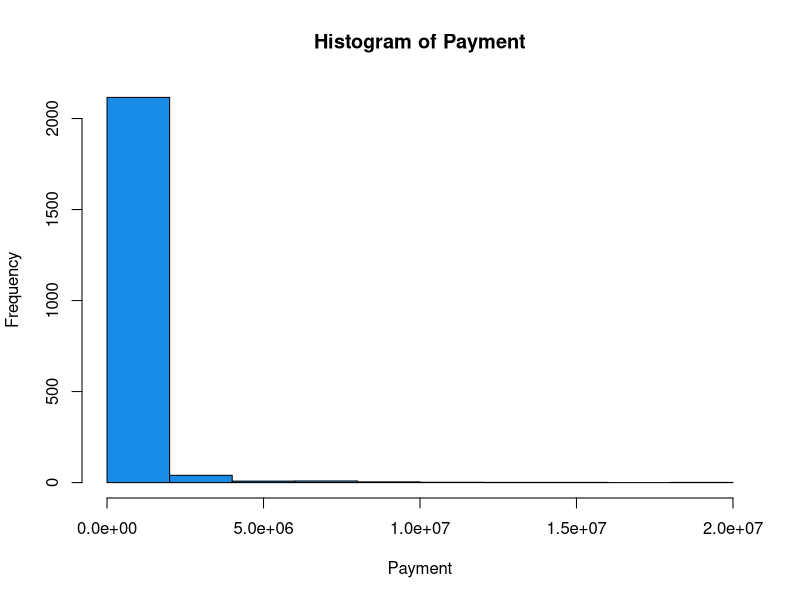
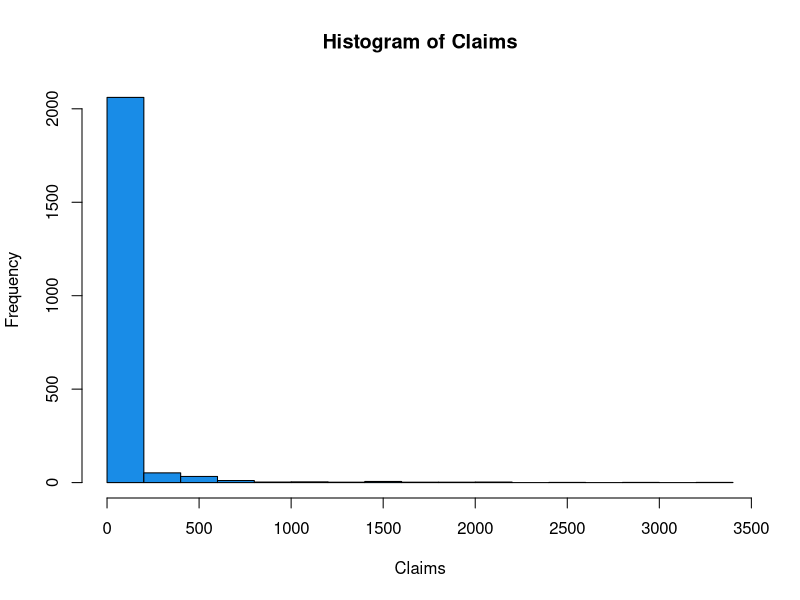
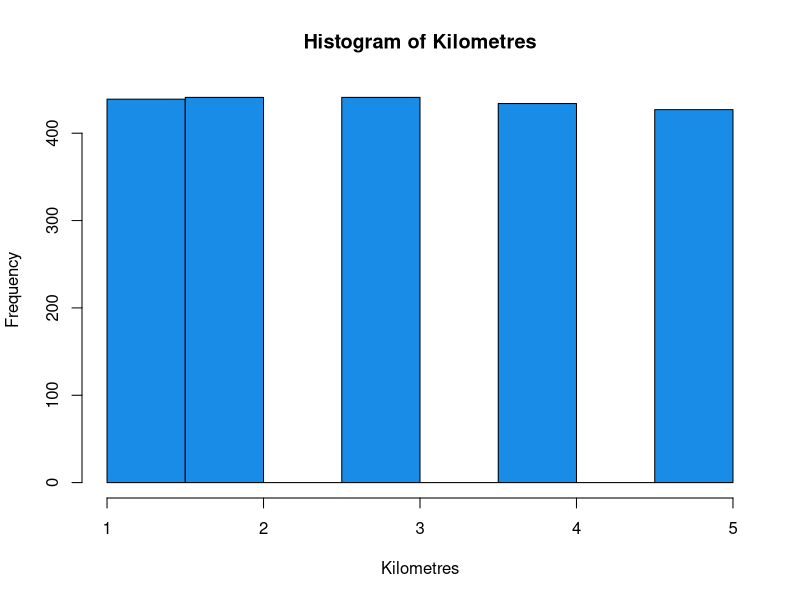
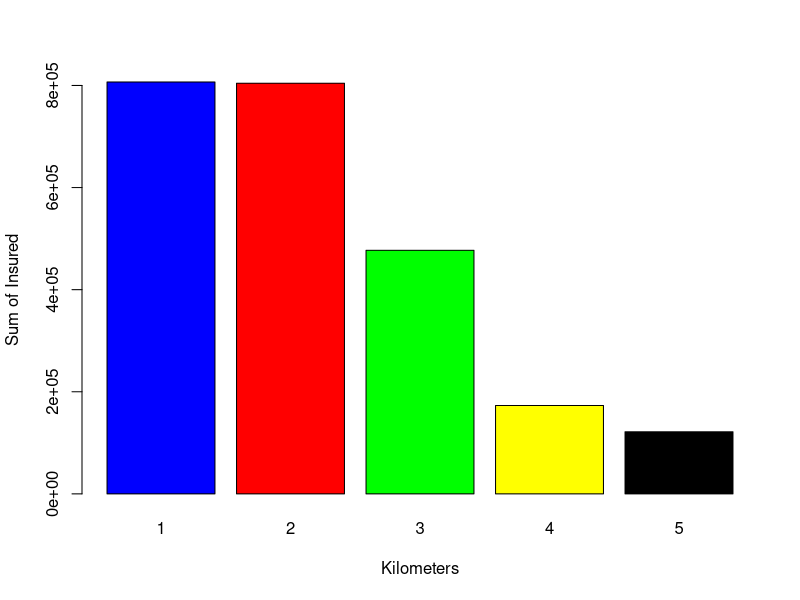
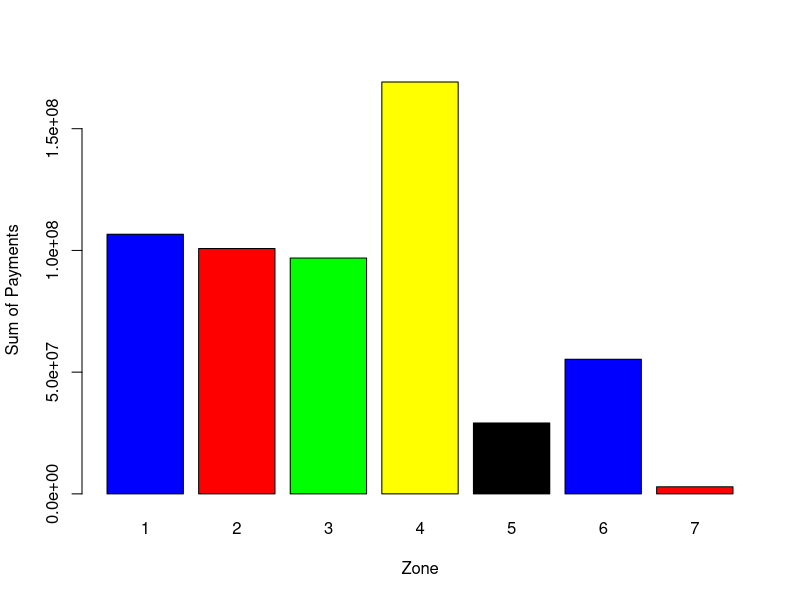
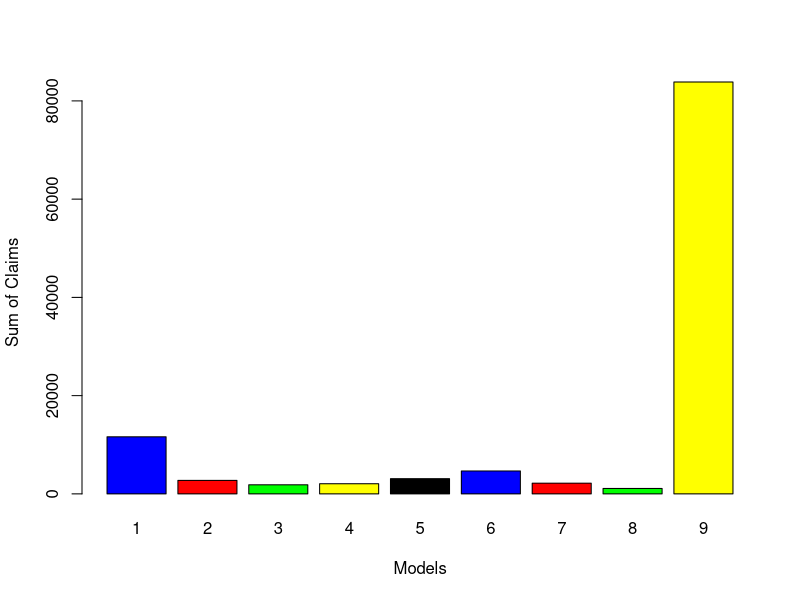
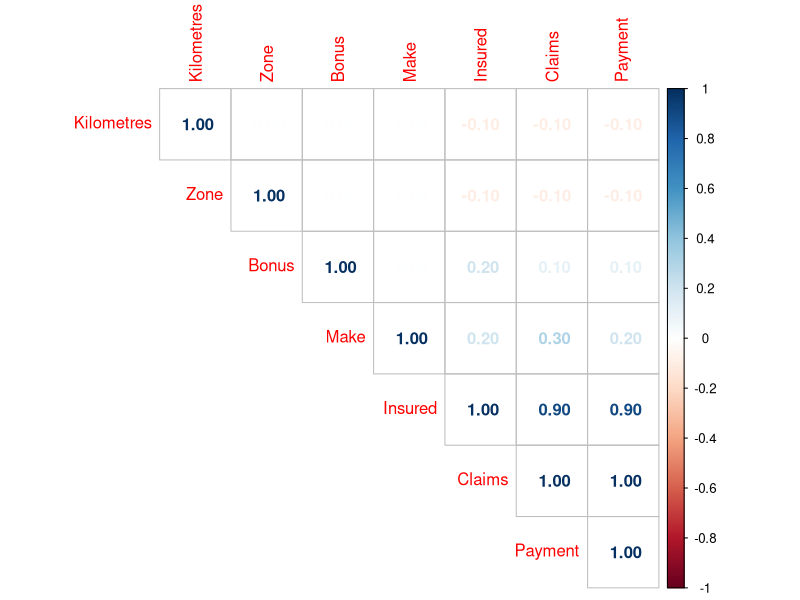
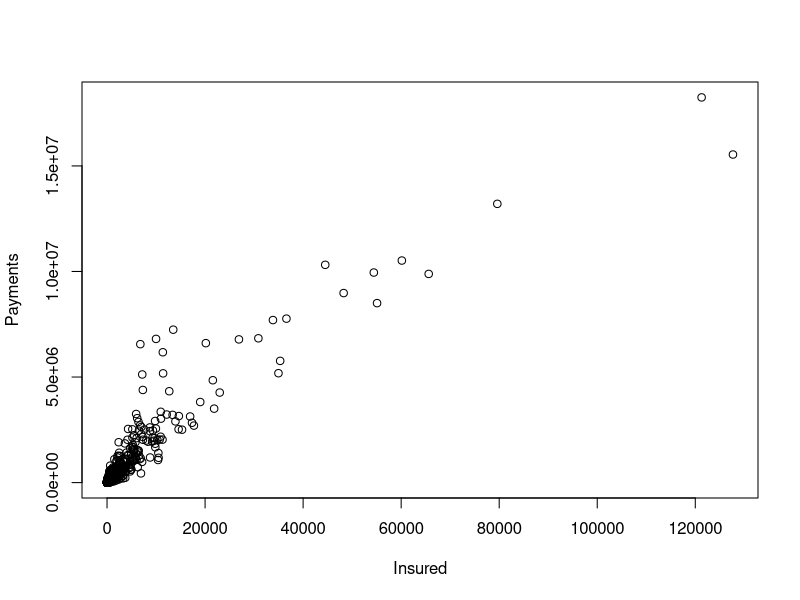

Generate these figures, in order, with R:
## ---- chunk 1
knitr::opts_chunk$set(
  collapse = TRUE,
  comment = "#>"
)
## ---- chunk 2

data <- read.csv("insurance.csv")


## ---- chunk 3
head(data)
## ---- chunk 4
columnas_hist <- c("Payment", "Claims", "Kilometres")

for (column in columnas_hist) {
   hist(data[,column], col="#198CE7", xlab=column,main=paste0("Histogram of ",column))
}
## ---- chunk 5
grafos <- c(1,2,3,4,5)
primero <- c()
segundo <- c()
tercero <- c()
for (i in c(1,2,3,4,5)) {
  primero[i] <- sum(subset(data, Kilometres == i, select = c("Insured")))  
}
barplot(primero, names =grafos, xlab = "Kilometers",  ylab = "Sum of Insured", col = c("blue","red","green","yellow","black"))
## ---- chunk 6
grafis <- c(1,2,3,4,5,6,7)
for (i in c(1,2,3,4,5,6,7)) {
  primero[i] <- sum(subset(data, Zone == i, select = c("Payment")))  
}
barplot(primero, names=grafis ,xlab = "Zone",  ylab = "Sum of Payments", col = c("blue","red","green","yellow","black"))
## ---- chunk 7

grafes <- c(1,2,3,4,5,6,7,8,9)
for (i in c(1,2,3,4,5,6,7,8,9)) {
  primero[i] <- sum(subset(data, Make == i, select = c("Claims")))  
}
barplot(primero, names=grafes ,xlab = "Models",  ylab = "Sum of Claims ", col = c("blue","red","green","yellow","black"))
## ---- chunk 8
library(corrplot)
correlacion<-round(cor(data),1)

## ---- chunk 9
corrplot(correlacion, method="number", type="upper")
## ---- chunk 10
plot(data$Insured,data$Payment, xlab = "Insured",  ylab = "Payments" )
plot(data$Claims,data$Payment, xlab = "Claims",  ylab = "Payments")

## ---- chunk 11
regresion <- lm(Payment ~ ., data = data)
summary(regresion)
## ---- chunk 12
plot(data$Insured,data$Payment)
plot(data$Claims,data$Payment)
plot(data$Kilometres,data$Payment)
plot(data$Zone,data$Payment)
scatter.smooth(x=data$Insured,y=data$Payment, main = "Insured~Payment")
scatter.smooth(x=data$Claims,y=data$Payment, main = "Claims~Payment")

